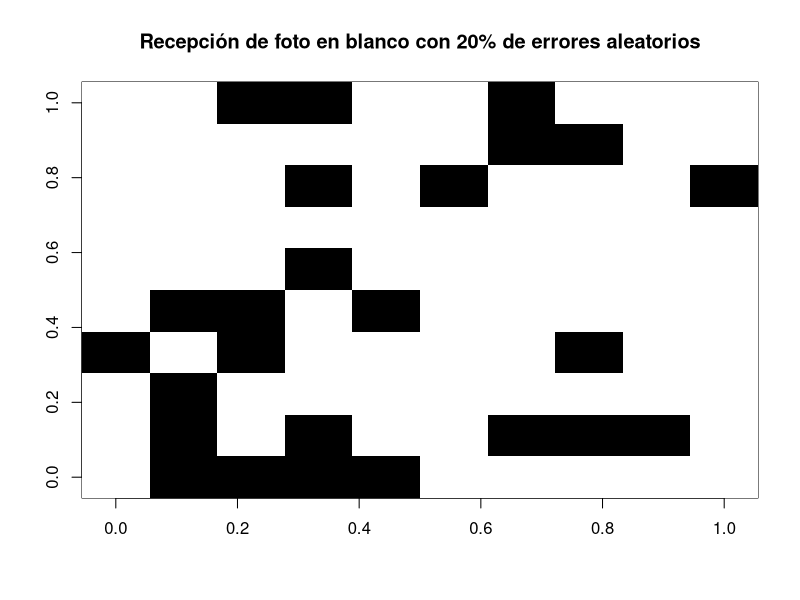
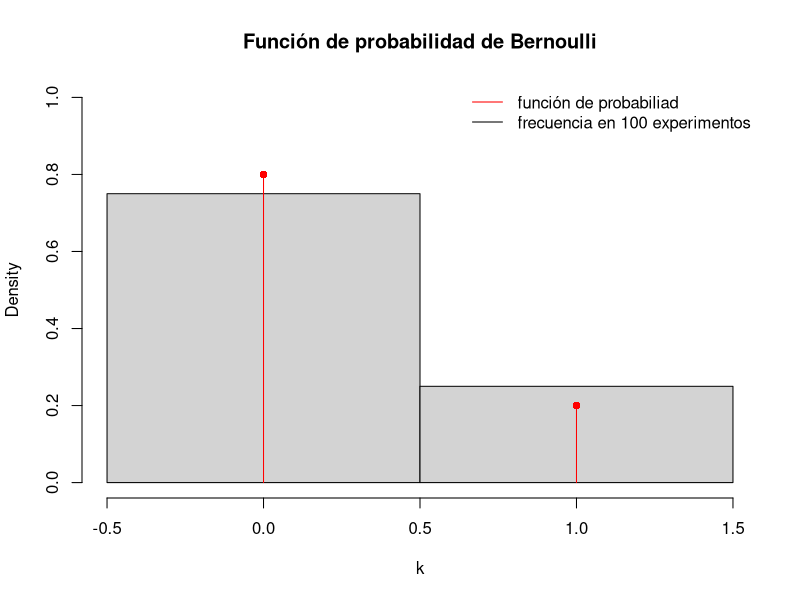
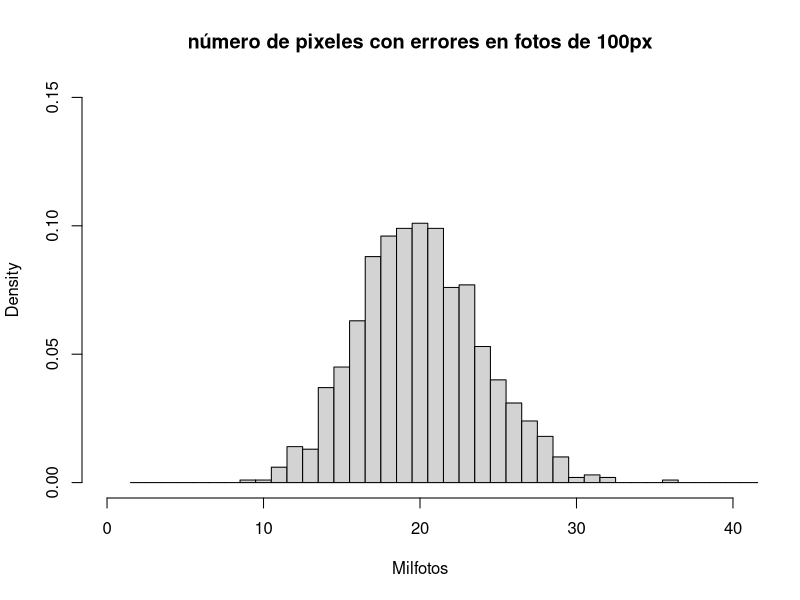
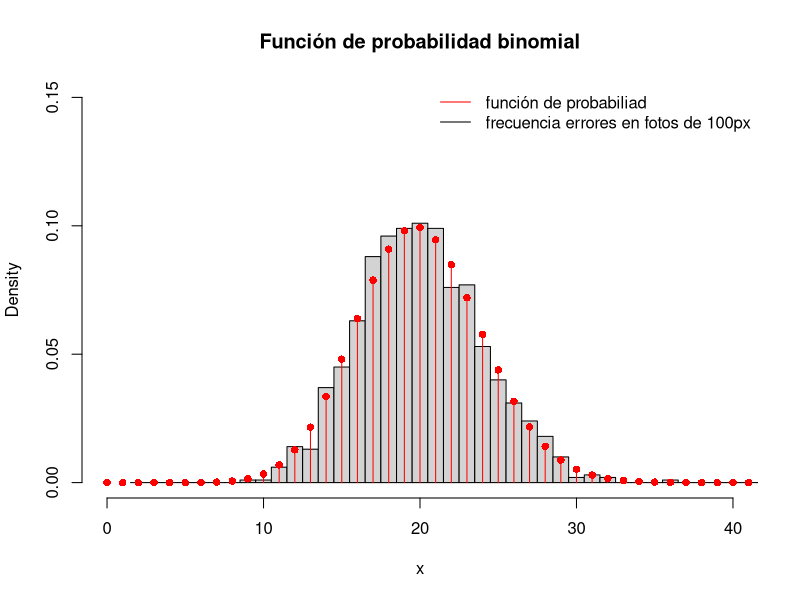
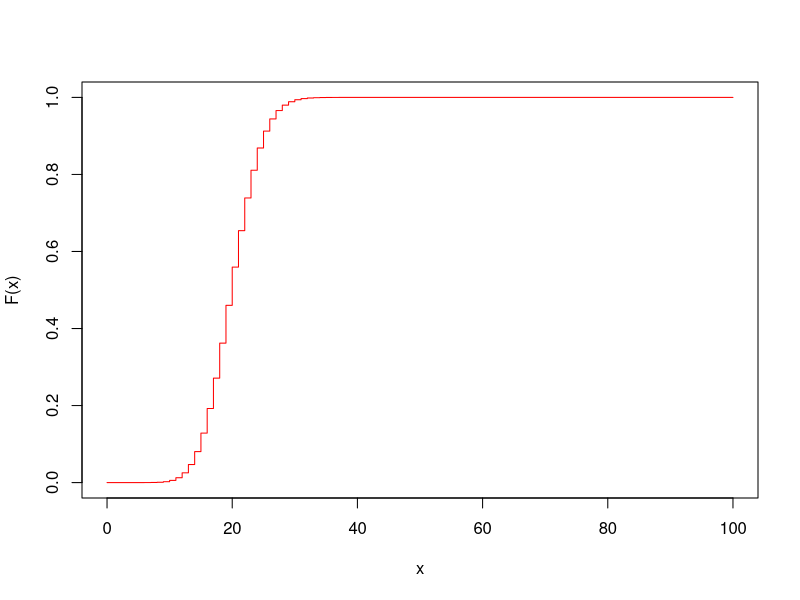
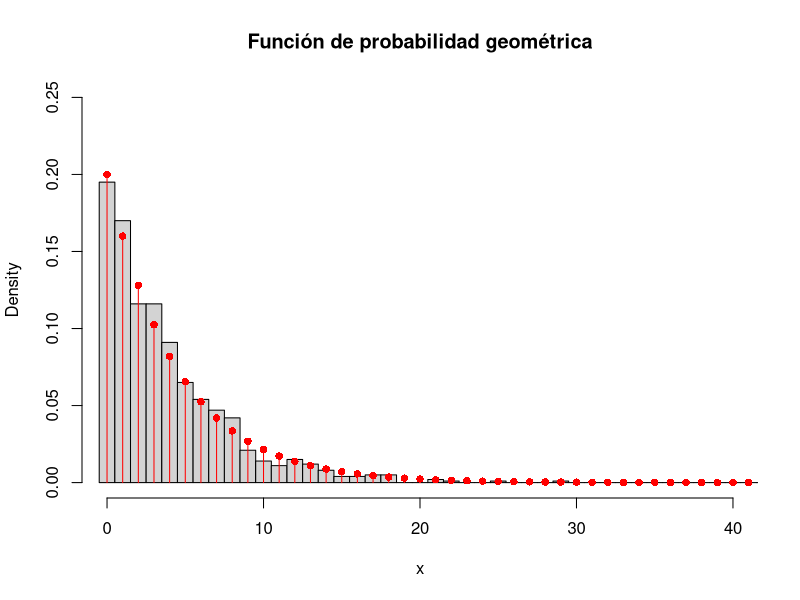
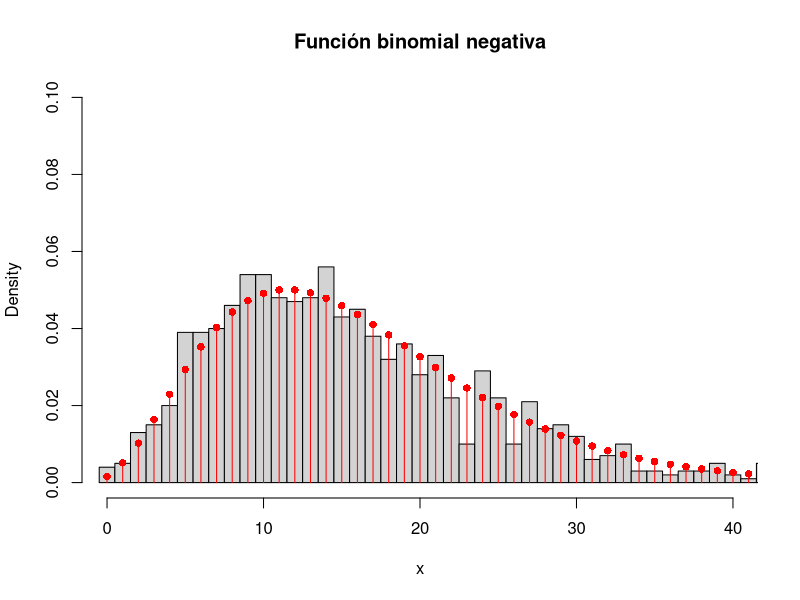

Reproduce these figures in R, in order.
## ---- chunk 1
k <- c(0,1)
fk <- c(0.8,0.2)
names(fk) <- k

sample(k, size=1, prob=fk, replace=TRUE)
## ---- chunk 2
foto <- sample(k, size=100, prob=fk, replace=TRUE)
image(matrix(foto, ncol=10), col=c("white", "black"), 
      main= "Recepción de foto en blanco con 20% de errores aleatorios")

## ---- chunk 3
hist(foto, freq=FALSE, breaks=seq(-0.5,1.5), ylim=c(0,1), 
     main="Función de probabilidad de Bernoulli",
     xlab="k")
points(k, fk, pch=16, col="red")

for(i in 1:2)
  lines(c(k[i],k[i]), c(0,fk[i]), col="red")

legend("topright", 
       c("función de probabiliad", 
         "frecuencia en 100 experimentos"), 
       col=c("red", "black"), lty=1, bty="n")

## ---- chunk 4
xbar <- mean(foto) 
xbar
s <- sd(foto)
s^2
## ---- chunk 5
foto <- sample(x=c(0,1),size=100, prob=fk, replace=TRUE)
foto
## ---- chunk 6
sum(foto)
## ---- chunk 7
enviar <- function(...)
{
   foto <- sample(c(0,1),size=100, 
                  replace=TRUE,prob=fk)
   sum(foto)
}
## ---- chunk 8
enviar()
enviar(1)
enviar(1)
enviar("hola")
## ---- chunk 9
c(enviar(1), enviar(1), enviar(1))
## ---- chunk 10
Tresfotos <- sapply(rep(1,3), enviar)
Tresfotos
## ---- chunk 11
Milfotos <- sapply(rep(1,1000), enviar)
head(Milfotos)


hist(Milfotos, freq=FALSE, ylim=c(0,0.15), 
     xlim=c(0,40), breaks=seq(1.5, 100.5), 
     main="número de pixeles con errores en fotos de 100px")
## ---- chunk 12
mean(Milfotos)
sd(Milfotos)^2
## ---- chunk 13
x <- 0:100
binomial <- dbinom(x, size=100, prob=0.2)
names(binomial) <- x
head(binomial)
## ---- chunk 14
hist(Milfotos,breaks=seq(1.5,100.5), 
     freq=FALSE, ylim=c(0,0.15), 
     xlim=c(0,40), 
     main="Función de probabilidad binomial",
     xlab="x" )

points(x, binomial, pch= 16, col="red")

for(i in 1:101)
{lines(c(x[i], x[i]), c(0, binomial[i]), 
  col="red")}

legend("topright", 
       c("función de probabiliad", 
         "frecuencia errores en fotos de 100px"), 
       col=c("red", "black"), lty=1, bty="n")
## ---- chunk 15
binCum <- pbinom(x, size=100, prob=0.2)
head(binCum)
plot(x, binCum, ylim=c(0,1), type="s",
       col="red", ylab="F(x)", xlab="x")
## ---- chunk 16
pbinom(3, size=3.1e6, prob=1e-6)
## ---- chunk 17
foto <- sample(c(0,1),100, replace=TRUE, prob=fk)
foto
## ---- chunk 18
which(foto==1)
## ---- chunk 19
foto <- sample(c(0,1),100, replace=TRUE, prob=fk)
ones <- which(foto==1)
firstone <- ones[1]  
lastzero <- firstone-1
lastzero
## ---- chunk 20
enviar <- function(x)
          {
             foto <- sample(c(0,1),100, 
                      replace=TRUE, prob=fk)
             ones <- which(foto==1)
             firstone <- ones[1]  
             lastzero <- firstone-1
             lastzero
          }   
          
enviar()
## ---- chunk 21
Milfotos <- sapply(rep(1,1000), enviar)
head(Milfotos)
## ---- chunk 22
mean(Milfotos)
sd(Milfotos)^2
## ---- chunk 23
hist(Milfotos,breaks=seq(-0.5,100.5), 
freq=FALSE, ylim=c(0,0.25), xlim=c(0,40),
 main="Función de probabilidad geométrica",
, xlab="x")

geom <- dgeom(x, prob=0.2)

points(x, geom, pch= 16, col="red")

for(i in 1:101)
{lines(c(x[i], x[i]), c(0, geom[i]), 
  col="red")}
## ---- chunk 24
fotos <- sample(c(0,1),100, replace=TRUE,prob=fk)
ones <- which(fotos==1)
fourthone <- ones[4]  
lastzero <- fourthone-1
#le quitamos los primeros tres errores
goodpixels <- lastzero-3
## ---- chunk 25
enviar <- function(x)
 {
 foto <- sample(c(0,1),100,
 replace=TRUE, prob=fk)
 ones <- which(foto==1)
 firstone <- ones[4]
 lastzero <- firstone-1
 goodpixels <- lastzero-3
 goodpixels
 }

Milfotos <- sapply(rep(1,1000), enviar)

hist(Milfotos,breaks=seq(-0.5,100.5), 
     freq=FALSE, ylim=c(0,0.1), xlim=c(0,40),
     main="Función binomial negativa", xlab="x")

nb <- dnbinom(x, size=4, prob=0.2)

points(x, nb, pch= 16, col="red")

for(i in 1:101)
 {lines(c(x[i], x[i]), c(0, nb[i]), 
   col="red")}
